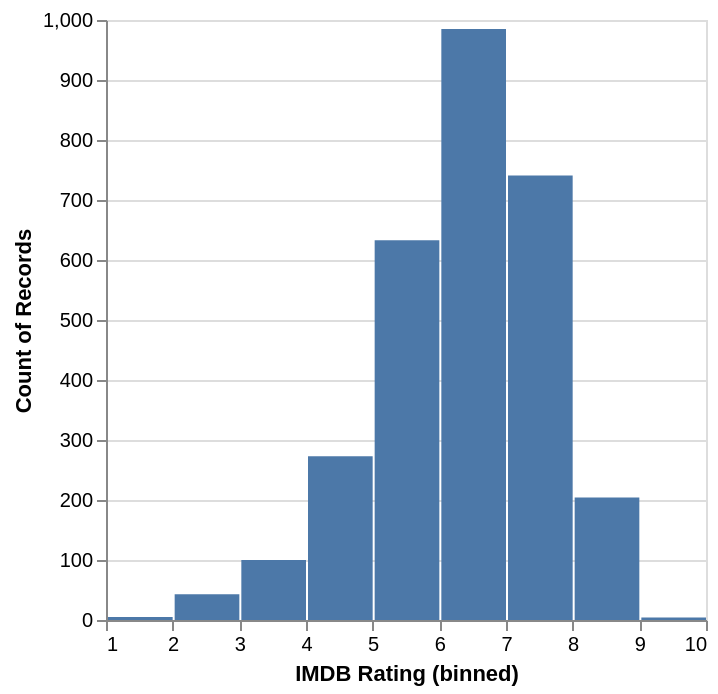

Write the Vega-Lite specification saved for this chart.
### Vega-Lite specification from a JSON file in a GitHub repository (floating-point values rounded to 4 significant figures; data arrays with more than 128 entries replaced by an {"elided": "..."} marker saying what was removed)
{"$schema": "https://vega.github.io/schema/vega-lite/v4.json", "data": {"values": {"elided": "3201 records"}}, "transform": [{"bin": true, "field": "IMDB Rating", "as": "binned rating"}], "mark": "bar", "encoding": {"x": {"field": "binned rating", "title": "IMDB Rating (binned)", "bin": {"binned": true, "step": 1}}, "x2": {"field": "binned rating_end"}, "y": {"aggregate": "count"}}}
